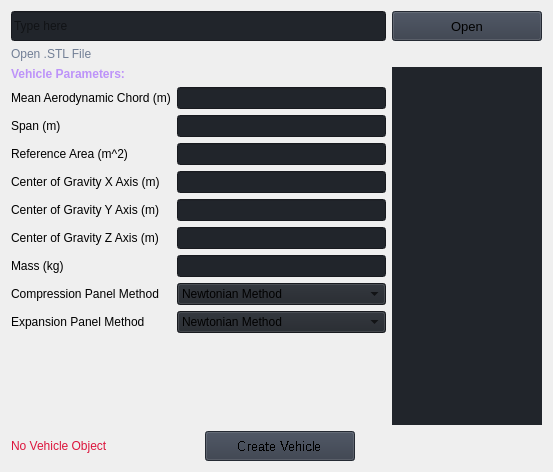
                     <widget class="QWidget" name="home">
                      <property name="sizePolicy">
                       <sizepolicy hsizetype="Expanding" vsizetype="Expanding">
                        <horstretch>0</horstretch>
                        <verstretch>0</verstretch>
                       </sizepolicy>
                      </property>
                      <property name="styleSheet">
                       <string notr="true"/>
                      </property>
                      <layout class="QVBoxLayout" name="verticalLayout_22">
                       <item>
                        <layout class="QVBoxLayout" name="verticalLayout_21">
                         <item>
                          <layout class="QGridLayout" name="gridLayout_5">
                           <property name="sizeConstraint">
                            <enum>QLayout::SetDefaultConstraint</enum>
                           </property>
                           <property name="bottomMargin">
                            <number>0</number>
                           </property>
                           <property name="horizontalSpacing">
                            <number>-1</number>
                           </property>
                           <item row="0" column="1">
                            <widget class="QPushButton" name="open_stl_button">
                             <property name="sizePolicy">
                              <sizepolicy hsizetype="Preferred" vsizetype="Fixed">
                               <horstretch>0</horstretch>
                               <verstretch>0</verstretch>
                              </sizepolicy>
                             </property>
                             <property name="minimumSize">
                              <size>
                               <width>150</width>
                               <height>30</height>
                              </size>
                             </property>
                             <property name="font">
                              <font>
                               <family>Segoe UI</family>
                               <pointsize>10</pointsize>
                               <italic>false</italic>
                               <bold>false</bold>
                              </font>
                             </property>
                             <property name="cursor">
                              <cursorShape>PointingHandCursor</cursorShape>
                             </property>
                             <property name="styleSheet">
                              <string notr="true">background-color: rgb(52, 59, 72);</string>
                             </property>
                             <property name="text">
                              <string>Open</string>
                             </property>
                             <property name="icon">
                              <iconset resource="resources.qrc">
                               <normaloff>:/icons/images/icons/cil-folder-open.png</normaloff>:/icons/images/icons/cil-folder-open.png</iconset>
                             </property>
                            </widget>
                           </item>
                           <item row="0" column="0">
                            <widget class="QLineEdit" name="FileLocationText">
                             <property name="minimumSize">
                              <size>
                               <width>0</width>
                               <height>30</height>
                              </size>
                             </property>
                             <property name="styleSheet">
                              <string notr="true">background-color: rgb(33, 37, 43);</string>
                             </property>
                             <property name="text">
                              <string/>
                             </property>
                             <property name="placeholderText">
                              <string>Type here</string>
                             </property>
                            </widget>
                           </item>
                           <item row="1" column="0" colspan="2">
                            <widget class="QLabel" name="FileLocationLabel">
                             <property name="sizePolicy">
                              <sizepolicy hsizetype="Expanding" vsizetype="Preferred">
                               <horstretch>0</horstretch>
                               <verstretch>0</verstretch>
                              </sizepolicy>
                             </property>
                             <property name="styleSheet">
                              <string notr="true">color: rgb(113, 126, 149);</string>
                             </property>
                             <property name="lineWidth">
                              <number>1</number>
                             </property>
                             <property name="text">
                              <string>Open .STL File</string>
                             </property>
                             <property name="alignment">
                              <set>Qt::AlignLeading|Qt::AlignLeft|Qt::AlignVCenter</set>
                             </property>
                            </widget>
                           </item>
                          </layout>
                         </item>
                         <item>
                          <layout class="QHBoxLayout" name="horizontalLayout_6" stretch="5,6">
                           <item>
                            <layout class="QFormLayout" name="formLayout_2">
                             <property name="fieldGrowthPolicy">
                              <enum>QFormLayout::ExpandingFieldsGrow</enum>
                             </property>
                             <item row="0" column="0">
                              <widget class="QLabel" name="label">
                               <property name="font">
                                <font>
                                 <family>Segoe UI</family>
                                 <pointsize>-1</pointsize>
                                 <italic>false</italic>
                                 <bold>true</bold>
                                </font>
                               </property>
                               <property name="styleSheet">
                                <string notr="true">font-size: 12px; font-weight: bold; color: rgb(189, 147, 249)</string>
                               </property>
                               <property name="text">
                                <string>Vehicle Parameters:</string>
                               </property>
                              </widget>
                             </item>
                             <item row="1" column="0">
                              <widget class="QLabel" name="label_2">
                               <property name="text">
                                <string>Mean Aerodynamic Chord (m)</string>
                               </property>
                              </widget>
                             </item>
                             <item row="1" column="1">
                              <widget class="QLineEdit" name="mean_aero_chord_val">
                               <property name="sizePolicy">
                                <sizepolicy hsizetype="Expanding" vsizetype="Fixed">
                                 <horstretch>0</horstretch>
                                 <verstretch>0</verstretch>
                                </sizepolicy>
                               </property>
                               <property name="styleSheet">
                                <string notr="true">background-color: rgb(33, 37, 43);</string>
                               </property>
                              </widget>
                             </item>
                             <item row="2" column="0">
                              <widget class="QLabel" name="label_3">
                               <property name="text">
                                <string>Span (m)</string>
                               </property>
                              </widget>
                             </item>
                             <item row="2" column="1">
                              <widget class="QLineEdit" name="span_val">
                               <property name="sizePolicy">
                                <sizepolicy hsizetype="Expanding" vsizetype="Fixed">
                                 <horstretch>0</horstretch>
                                 <verstretch>0</verstretch>
                                </sizepolicy>
                               </property>
                               <property name="styleSheet">
                                <string notr="true">background-color: rgb(33, 37, 43);</string>
                               </property>
                              </widget>
                             </item>
                             <item row="3" column="0">
                              <widget class="QLabel" name="label_4">
                               <property name="text">
                                <string>Reference Area (m^2)</string>
                               </property>
                              </widget>
                             </item>
                             <item row="3" column="1">
                              <widget class="QLineEdit" name="reference_area_val">
                               <property name="sizePolicy">
                                <sizepolicy hsizetype="Expanding" vsizetype="Fixed">
                                 <horstretch>0</horstretch>
                                 <verstretch>0</verstretch>
                                </sizepolicy>
                               </property>
                               <property name="styleSheet">
                                <string notr="true">background-color: rgb(33, 37, 43);</string>
                               </property>
                              </widget>
                             </item>
                             <item row="4" column="0">
                              <widget class="QLabel" name="label_5">
                               <property name="text">
                                <string>Center of Gravity X Axis (m)</string>
                               </property>
                              </widget>
                             </item>
                             <item row="4" column="1">
                              <widget class="QLineEdit" name="cgx_val">
                               <property name="sizePolicy">
                                <sizepolicy hsizetype="Expanding" vsizetype="Fixed">
                                 <horstretch>0</horstretch>
                                 <verstretch>0</verstretch>
                                </sizepolicy>
                               </property>
                               <property name="styleSheet">
                                <string notr="true">background-color: rgb(33, 37, 43);</string>
                               </property>
                              </widget>
                             </item>
                             <item row="5" column="0">
                              <widget class="QLabel" name="label_6">
                               <property name="text">
                                <string>Center of Gravity Y Axis (m)</string>
                               </property>
                              </widget>
                             </item>
                             <item row="5" column="1">
                              <widget class="QLineEdit" name="cgy_val">
                               <property name="sizePolicy">
                                <sizepolicy hsizetype="Expanding" vsizetype="Fixed">
                                 <horstretch>0</horstretch>
                                 <verstretch>0</verstretch>
                                </sizepolicy>
                               </property>
                               <property name="styleSheet">
                                <string notr="true">background-color: rgb(33, 37, 43);</string>
                               </property>
                              </widget>
                             </item>
                             <item row="6" column="0">
                              <widget class="QLabel" name="label_7">
                               <property name="text">
                                <string>Center of Gravity Z Axis (m)</string>
                               </property>
                              </widget>
                             </item>
                             <item row="6" column="1">
                              <widget class="QLineEdit" name="cgz_val">
                               <property name="sizePolicy">
                                <sizepolicy hsizetype="Expanding" vsizetype="Fixed">
                                 <horstretch>0</horstretch>
                                 <verstretch>0</verstretch>
                                </sizepolicy>
                               </property>
                               <property name="styleSheet">
                                <string notr="true">background-color: rgb(33, 37, 43);</string>
                               </property>
                              </widget>
                             </item>
                             <item row="7" column="0">
                              <widget class="QLabel" name="label_8">
                               <property name="text">
                                <string>Mass (kg)</string>
                               </property>
                              </widget>
                             </item>
                             <item row="7" column="1">
                              <widget class="QLineEdit" name="mass_val">
                               <property name="sizePolicy">
                                <sizepolicy hsizetype="Expanding" vsizetype="Fixed">
                                 <horstretch>0</horstretch>
                                 <verstretch>0</verstretch>
                                </sizepolicy>
                               </property>
                               <property name="styleSheet">
                                <string notr="true">background-color: rgb(33, 37, 43);</string>
                               </property>
                              </widget>
                             </item>
                             <item row="8" column="0">
                              <widget class="QLabel" name="label_9">
                               <property name="text">
                                <string>Compression Panel Method</string>
                               </property>
                              </widget>
                             </item>
                             <item row="8" column="1">
                              <widget class="QComboBox" name="compression_method_box">
                               <property name="sizePolicy">
                                <sizepolicy hsizetype="Expanding" vsizetype="Fixed">
                                 <horstretch>0</horstretch>
                                 <verstretch>0</verstretch>
                                </sizepolicy>
                               </property>
                               <property name="styleSheet">
                                <string notr="true">background-color: rgb(33, 37, 43);</string>
                               </property>
                               <item>
                                <property name="text">
                                 <string>Newtonian Method</string>
                                </property>
                               </item>
                               <item>
                                <property name="text">
                                 <string>Newtonian Prandtl Meyer</string>
                                </property>
                               </item>
                               <item>
                                <property name="text">
                                 <string>Modified Newtonian</string>
                                </property>
                               </item>
                               <item>
                                <property name="text">
                                 <string>Hankey Flat Surface</string>
                                </property>
                               </item>
                               <item>
                                <property name="text">
                                 <string>Van Dyke Unified</string>
                                </property>
                               </item>
                               <item>
                                <property name="text">
                                 <string>Busemann Second Order Theory</string>
                                </property>
                               </item>
                              </widget>
                             </item>
                             <item row="9" column="0">
                              <widget class="QLabel" name="label_10">
                               <property name="text">
                                <string>Expansion Panel Method</string>
                               </property>
                              </widget>
                             </item>
                             <item row="9" column="1">
                              <widget class="QComboBox" name="expansion_method_box">
                               <property name="sizePolicy">
                                <sizepolicy hsizetype="Expanding" vsizetype="Fixed">
                                 <horstretch>0</horstretch>
                                 <verstretch>0</verstretch>
                                </sizepolicy>
                               </property>
                               <property name="styleSheet">
                                <string notr="true">background-color: rgb(33, 37, 43);</string>
                               </property>
                               <item>
                                <property name="text">
                                 <string>Newtonian Method</string>
                                </property>
                               </item>
                               <item>
                                <property name="text">
                                 <string>Newtonian Prandtl Meyer</string>
                                </property>
                               </item>
                               <item>
                                <property name="text">
                                 <string>Modified Newtonian</string>
                                </property>
                               </item>
                               <item>
                                <property name="text">
                                 <string>Hankey Flat Surface</string>
                                </property>
                               </item>
                               <item>
                                <property name="text">
                                 <string>Van Dyke Unified</string>
                                </property>
                               </item>
                               <item>
                                <property name="text">
                                 <string>Busemann Second Order Theory</string>
                                </property>
                               </item>
                              </widget>
                             </item>
                             <item row="10" column="1">
                              <spacer name="verticalSpacer_2">
                               <property name="orientation">
                                <enum>Qt::Vertical</enum>
                               </property>
                               <property name="sizeHint" stdset="0">
                                <size>
                                 <width>20</width>
                                 <height>40</height>
                                </size>
                               </property>
                              </spacer>
                             </item>
                             <item row="11" column="1">
                              <spacer name="verticalSpacer">
                               <property name="orientation">
                                <enum>Qt::Vertical</enum>
                               </property>
                               <property name="sizeHint" stdset="0">
                                <size>
                                 <width>20</width>
                                 <height>40</height>
                                </size>
                               </property>
                              </spacer>
                             </item>
                            </layout>
                           </item>
                           <item>
                            <widget class="MplCanvas" name="MplWidget" native="true">
                             <property name="sizePolicy">
                              <sizepolicy hsizetype="Preferred" vsizetype="Preferred">
                               <horstretch>0</horstretch>
                               <verstretch>0</verstretch>
                              </sizepolicy>
                             </property>
                             <property name="minimumSize">
                              <size>
                               <width>150</width>
                               <height>0</height>
                              </size>
                             </property>
                             <property name="toolTipDuration">
                              <number>0</number>
                             </property>
                             <property name="styleSheet">
                              <string notr="true">background-color: rgb(33, 37, 43);</string>
                             </property>
                            </widget>
                           </item>
                          </layout>
                         </item>
                         <item>
                          <layout class="QHBoxLayout" name="horizontalLayout_7">
                           <item>
                            <widget class="QLabel" name="vehicle_status">
                             <property name="sizePolicy">
                              <sizepolicy hsizetype="Expanding" vsizetype="Preferred">
                               <horstretch>0</horstretch>
                               <verstretch>0</verstretch>
                              </sizepolicy>
                             </property>
                             <property name="styleSheet">
                              <string notr="true">color: rgb(220,20,60)</string>
                             </property>
                             <property name="text">
                              <string>No Vehicle Object</string>
                             </property>
                            </widget>
                           </item>
                           <item>
                            <widget class="QPushButton" name="btn_create_vehicle">
                             <property name="sizePolicy">
                              <sizepolicy hsizetype="Preferred" vsizetype="Fixed">
                               <horstretch>0</horstretch>
                               <verstretch>0</verstretch>
                              </sizepolicy>
                             </property>
                             <property name="minimumSize">
                              <size>
                               <width>150</width>
                               <height>30</height>
                              </size>
                             </property>
                             <property name="maximumSize">
                              <size>
                               <width>150</width>
                               <height>30</height>
                              </size>
                             </property>
                             <property name="font">
                              <font>
                               <family>Segoe UI</family>
                               <pointsize>10</pointsize>
                               <italic>false</italic>
                               <bold>false</bold>
                               <stylestrategy>NoAntialias</stylestrategy>
                              </font>
                             </property>
                             <property name="styleSheet">
                              <string notr="true">background-color: rgb(52, 59, 72);</string>
                             </property>
                             <property name="text">
                              <string>Create Vehicle</string>
                             </property>
                            </widget>
                           </item>
                           <item>
                            <spacer name="horizontalSpacer">
                             <property name="orientation">
                              <enum>Qt::Horizontal</enum>
                             </property>
                             <property name="sizeHint" stdset="0">
                              <size>
                               <width>40</width>
                               <height>20</height>
                              </size>
                             </property>
                            </spacer>
                           </item>
                          </layout>
                         </item>
                        </layout>
                       </item>
                      </layout>
                     </widget>
